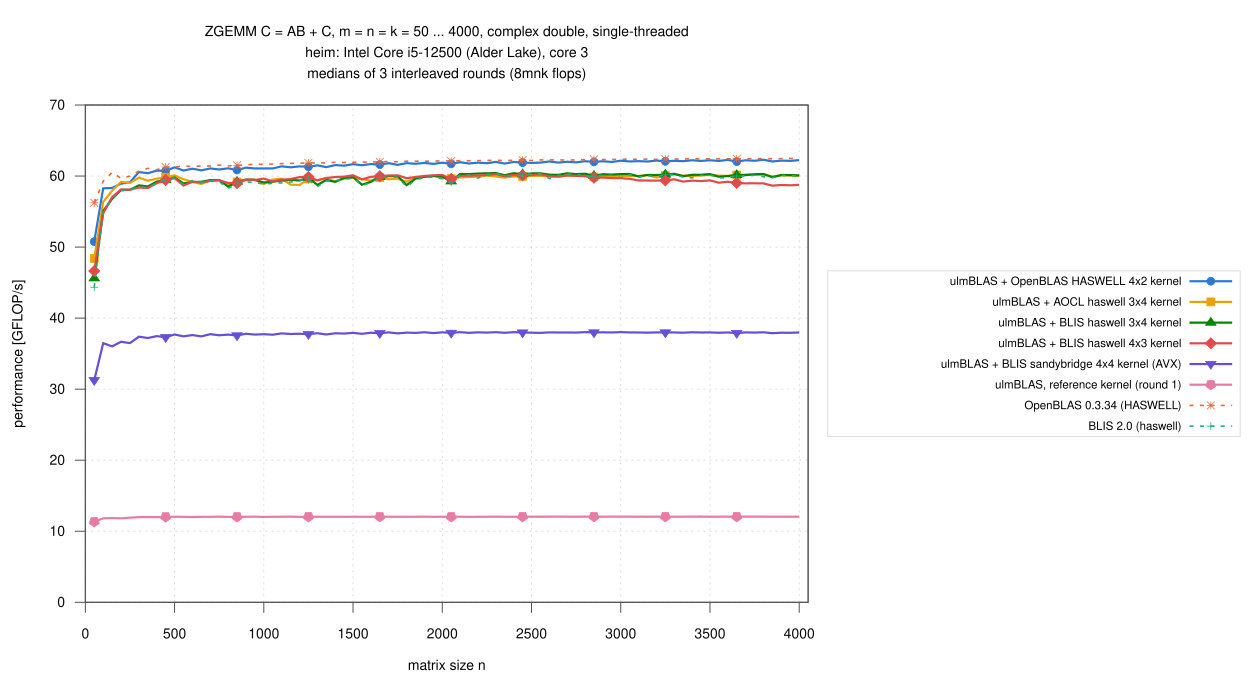

This chart was generated by the following gnuplot code:
load "_style.gp"
set terminal svg size 1250,680 dynamic enhanced font "Helvetica,14" background rgb "white"
set output "zgemm_full.svg"
set title "ZGEMM C = AB + C, m = n = k = 50 ... 4000, complex double, single-threaded\n".CPU."\nmedians of 3 interleaved rounds (8mnk flops)" font ",14"
set xlabel "matrix size n"
set ylabel "performance [GFLOP/s]"
set xrange [0:4050]
set xtics 500
set yrange [0:70]
set ytics 10
set key outside right center vertical font ",11.5" spacing 1.2 width 1 box lc rgb "#dcdcdc"
plot for [i=1:|V|] D."gemm.csv" using "n":V[i] with linespoints \
         lc rgb C[i] lw (K[i] ? 2.2 : 1.6) dt (K[i] ? 1 : 2) pt P[i] pi 8 ps 0.75 title T[i]
